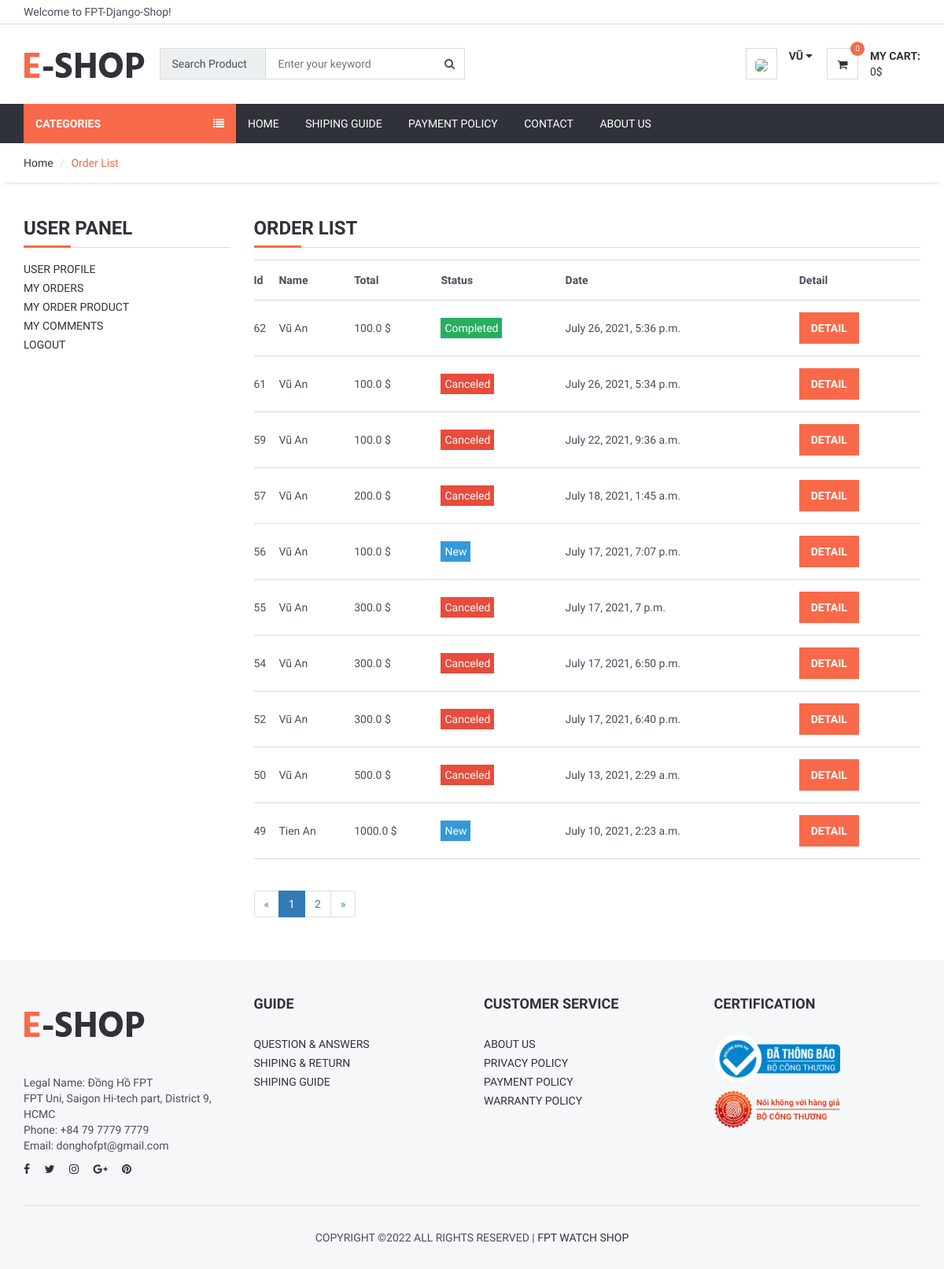
/user/orders/ (signed in), run on the app's committed database.
### order/models.py (models this page shows, shortened)
class Order(models.Model):
    STATUS = (
        ('New', 'New'),
        ('Accepted', 'Accepted'),
        ('Preparing', 'Preparing'),
        ('OnShipping', 'OnShipping'),
        ('Completed', 'Completed'),
        ('Canceled', 'Canceled'),
    )
    user = models.ForeignKey(User, on_delete=models.SET_NULL, null=True)
    code = models.CharField(max_length=5, editable=False)
    first_name = models.CharField(max_length=10)
    last_name = models.CharField(max_length=10)
    phone = models.CharField(blank=True, max_length=20)
    address = models.CharField(blank=True, max_length=150)
    city = models.CharField(blank=True, max_length=20)
    country = models.CharField(blank=True, max_length=20)
    total = models.FloatField()
    status=models.CharField(max_length=10,choices=STATUS,default='New')
    ip = models.CharField(blank=True, max_length=20)
    adminnote = models.CharField(blank=True, max_length=100)
    create_at=models.DateTimeField(auto_now_add=True)
    update_at=models.DateTimeField(auto_now=True)
    voucher = models.ForeignKey(Voucher, on_delete=models.SET_NULL, null=True, blank=True)
    total_after_used_voucher = models.FloatField(null=True, blank=True)

### user/views.py (the view)
# urls.py: path('orders/', views.user_orders, name='user_orders'),
def user_orders(request):
    category = Category.objects.all()
    current_user = request.user
    orders = Order.objects.filter(user_id = current_user.id).order_by("-create_at")
    number_of_order = 10
    paginator = Paginator(orders, number_of_order)
    page_number = request.GET.get('page')
    orders = paginator.get_page(page_number)
    context = {'category': category,
                'orders': orders}
    return render(request, 'user/user_orders.html', context)

### order/cart.py (called while the page is built)
    def __len__(self):
        return sum(item["quantity"] for item in self.cart.values())

    def get_total_price_after_user_voucher(self):
        if self.voucher:
            if self.cart:
                return self.voucher['voucher']['total_after_used_voucher']
            else:
                return 0
        else:
            return self.get_total_price()

    def get_subtotal_price(self):
        if self.cart:
            return round(sum(float(item['price']) * item['quantity']
                for item in self.cart.values()),2)
        else:
            return 0

    def get_total_price(self):
        subtotal = self.get_subtotal_price()
        total = subtotal
        return total

### order/context_processors.py (called while the page is built)
def cart(request):
    return {'cart': Cart(request)}

### user/templates/user/user_orders.html (shortened to what this page needs)
{% extends 'home/homebase.html' %}
{% block sidebar %} {% include 'home/sidebar.html' %} {% endblock %}
{% block body %}
	<div id="breadcrumb">
		<div class="container">
			<ul class="breadcrumb">
				<li><a href="/">Home</a></li>
				<li class="active">Order List</li>
			</ul>
		</div>
	</div>
	<div class="section">
		<div class="container">
			<div class="row">
					<div class="col-md-3">
						{% include "user/user_panel.html" %}
					</div>
					<div class="col-md-9">
						<div class="order-summary clearfix">
							<div class="section-title">
								<h3 class="title">Order List</h3>
							</div>
                        <table class="shopping-cart-table table">
                            <tr>
                                <th class="text-left">Id </th>
                                <th class="text-left">Name</th>
                                <th class="text-left">Total </th>
                                <th class="text-left">Status </th>
                                <th class="text-left">Date </th>
                                <th class="text-left">Detail </th>
                            </tr>
                            {% for rs in orders %}
                                <tr>
                                    <td class="text-left">{{ rs.id}} </td>
                                    <td class="text-left">{{ rs.first_name}} {{ rs.last_name}}</td>
                                    <td class="text-left">
									{% if rs.voucher %}
										{{ rs.total_after_used_voucher}} $
									{% else %}
										{{ rs.total}} $
									{% endif %}
									</td>
									 {% if rs.status == 'New' or rs.status == 'Preparing'%}
                                    <td class="text-left"><span style="background-color:#3498db; color:white; padding:5px">{{ rs.status}}</span> </td>
									{% elif rs.status == 'Accepted' or rs.status == 'Completed'  %}
									<td class="text-left"><span style="background-color:#27ae60; color:white;padding:5px">{{ rs.status}}</span> </td>
									{% elif rs.status == 'OnShipping'%}
									<td class="text-left"><span style="background-color:#f1c40f; color:white;padding:5px">{{ rs.status}}</span> </td>
									{% else %}
									<td class="text-left"><span style="background-color:#e74c3c; color:white;padding:5px">{{ rs.status}}</span> </td>
									{% endif %}
                                    <td class="text-left">{{ rs.create_at}} </td>
                                    <td class="text-left"><a class="primary-btn" href="/user/order_detail/{{ rs.id }}"> Detail </a></td>
                                </tr>
                            {% endfor %}
                        </table>
						{% if orders.has_other_pages %}
							<ul class="pagination">
								{% if orders.has_previous %}
									<li><a href="?page={{ orders.previous_page_number }}">&laquo;</a></li>
								{% else %}
									<li class="disabled"><span>&laquo;</span></li>
								{% endif %}
								{% for i in orders.paginator.page_range %}
									{% if orders.number == i %}
										<li class="active"><span>{{ i }} <span class="sr-only">(current)</span></span></li>
									{% else %}
										<li><a href="?page={{ i }}">{{ i }}</a></li>
									{% endif %}
								{% endfor %}
								{% if orders.has_next %}
									<li><a href="?page={{ orders.next_page_number }}">&raquo;</a></li>
								{% else %}
									<li class="disabled"><span>&raquo;</span></li>
								{% endif %}
							</ul>
							{% endif %}
						</div>
					</div>
			</div>
		</div>
	</div>
{% endblock %}

### home/templates/home/header.html (shortened to what this page needs)
	{% load static %}
	<header>
		<div id="top-header">
			<div class="container">
				<div class="pull-left">
					<span>Welcome to FPT-Django-Shop!</span>
				</div>
			</div>
		</div>
		<div id="header">
			<div class="container">
				<div class="pull-left">
					<div class="header-logo">
						<a class="logo" href="/">
							<img src="{% static './img/logo.png' %}" alt="">
						</a>
					</div>
					<div class="header-search">
						<form action="/search/" method="POST">
							<input id="query" name="query" class="input search-input" type="text" placeholder="Enter your keyword">
						 	<select name="catid" class="input search-categories"
							 style="background-color: #ecf0f1;-webkit-appearance: none;"
							 onmousedown="(function(e){ e.preventDefault(); })(event, this)">
								<option value="0" hidden>Search Product</option>
							</select>
							<button class="search-btn"><i class="fa fa-search"></i></button>
						</form>
					</div>
				</div>
				<div class="pull-right">
					<ul class="header-btns">
						<li class="header-account dropdown default-dropdown">
						{% if user.id is not None %}
							<div class="dropdown-toggle" role="button" data-toggle="dropdown" aria-expanded="true">
								<div class="header-btns-icon">
									<img src="{{ request.session.userimage }}" style="height: 40px; border-radius: 30%">
								</div>
								<strong class="text-uppercase">{{user.first_name}} <i class="fa fa-caret-down"></i></strong>
							</div>
						{% else %}
							<a href="/login" class="text-uppercase">Login</a> / <a href="/signup" class="text-uppercase">Sign Up</a>
						{% endif %}
						</li>
						<li class="header-cart dropdown default-dropdown">
							<a href="/shopcart/" >
								<div class="header-btns-icon">
									<i class="fa fa-shopping-cart"></i>
									<span class="qty" id="cart-count">
										{% with total_quantity=cart|length %}
                    							{{ total_quantity}}
										{% endwith %}
									</span>
								</div>
								<strong class="text-uppercase">My Cart:</strong>
								<br>
								<span id="cart-price">{{cart.get_total_price_after_user_voucher}}$</span>
							</a>
						</li>
					</ul>
				</div>
			</div>
		</div>
	</header>

### home/static/css/style.css (style rules this page uses)
body { font-family: 'Hind', sans-serif; color: #4A4E5A; overflow-x: hidden; }
h1, h2, h3, h4, h5, h6 { color: #30323A; margin: 0 0 10px; font-weight: 700; }
a { color: #30323A; -webkit-transition: 0.3s color; transition: 0.3s color; }
strong { color: #30323A; }
ul, ol { margin: 0; padding: 0; list-style: none }
.main-btn, .primary-btn { display: inline-block; padding: 10px 15px; text-transform: uppercase; font-weight: 700; border: none; -webkit-transition: 0.3s all; transition: 0.3s all; }
.primary-btn { color: #FFF; background-color: #F8694A; }
.input { width: 100%; height: 40px; padding: 0px 15px; border: none; background-color: transparent; -webkit-box-shadow: 0px 0px 0px 1px #DADADA inset, 0px 0px 0px 5px transparent; box-shadow: 0px 0px 0px 1px #DADADA inset, 0px 0px 0px 5px transparent; -webkit-transition: 0.3s all; transition: 0.3s all; }
.section { padding-top: 30px; padding-bottom: 30px; }
.section-title { position: relative; margin-bottom: 15px; margin-top: 15px; border-bottom: 1px solid #DADADA; }
.section-title .title { display: inline-block; text-transform: uppercase; }
.section-title:after { content: ""; position: absolute; left: 0; bottom: -1.5px; height: 3px; width: 60px; background-color: #F8694A; }
#breadcrumb { -webkit-box-shadow: 0px 6px 6px -6px rgba(0, 0, 0, 0.175); box-shadow: 0px 6px 6px -6px rgba(0, 0, 0, 0.175); }
.breadcrumb { background-color: transparent; border: none; border-radius: 0px; padding: 15px 0px; margin: 0; }
.breadcrumb>.active { color: #F8694A; }
.breadcrumb>li+li:before { color: #DADADA; }
#header { padding-top: 15px; padding-bottom: 15px; }
#top-header { padding-top: 5px; padding-bottom: 5px; border-bottom: 1px solid #DADADA; }
.header-logo { display: inline-block; margin-right: 15px; }
.header-logo .logo>img { width: 100%; max-height: 70px; }
.header-search { display: inline-block; padding: 15px 0px; max-width: 400px; }
.header-search>form { position: relative; }
.header-search>form .search-input { padding-left: 150px; padding-right: 45px; }
.header-search>form .search-categories { position: absolute; left: 0px; top: 0px; width: 135px; }
.header-search>form .search-btn { position: absolute; top: 0px; right: 0px; width: 40px; height: 40px; background-color: transparent; border: none; }
.header-btns>li { display: inline-block; vertical-align: top; padding: 15px 0px; }
.header-btns>li+li { margin-left: 15px; }
.header-btns>li .header-btns-icon { position: relative; float: left; margin-right: 15px; width: 40px; height: 40px; line-height: 40px; text-align: center; color: #30323A; background-color: #FFF; border: 1px solid #DADADA; }
.header-btns .dropdown-toggle { display: block; cursor: pointer; }
.header-cart .header-btns-icon .qty { position: absolute; right: -9px; top: -9px; width: 18px; height: 18px; line-height: 18px; text-align: center; font-size: 10px; background: #F8694A; color: #FFF; border-radius: 50%; }
.shopping-cart-table>tbody>tr>td, .shopping-cart-table>tbody>tr>th, .shopping-cart-table>tfoot>tr>td, .shopping-cart-table>tfoot>tr>th, .shopping-cart-table>thead>tr>td, .shopping-cart-table>thead>tr>th { padding: 15px 0px; vertical-align: middle; border-top: 1px solid #DADADA; }
.shopping-cart-table>tbody>tr:last-child>td { border-bottom: 1px solid #DADADA; }

### data on the page
Order: id "62", first_name "Vũ", last_name "An", total "100.0", status "Completed", create_at "July 26, 2021, 5:36 p.m."
Order: id "61", first_name "Vũ", last_name "An", total "100.0", status "Canceled", create_at "July 26, 2021, 5:34 p.m."
Order: id "59", first_name "Vũ", last_name "An", total "100.0", status "Canceled", create_at "July 22, 2021, 9:36 a.m."
Order: id "57", first_name "Vũ", last_name "An", total "200.0", status "Canceled", create_at "July 18, 2021, 1:45 a.m."
Order: id "56", first_name "Vũ", last_name "An", total "100.0", status "New", create_at "July 17, 2021, 7:07 p.m."
Order: id "55", first_name "Vũ", last_name "An", total "300.0", status "Canceled", create_at "July 17, 2021, 7 p.m."
Order: id "54", first_name "Vũ", last_name "An", total "300.0", status "Canceled", create_at "July 17, 2021, 6:50 p.m."
Order: id "52", first_name "Vũ", last_name "An", total "300.0", status "Canceled", create_at "July 17, 2021, 6:40 p.m."
Order: id "50", first_name "Vũ", last_name "An", total "500.0", status "Canceled", create_at "July 13, 2021, 2:29 a.m."
Order: id "49", first_name "Tien", last_name "An", total "1000.0", status "New", create_at "July 10, 2021, 2:23 a.m."

### other printed values
{{ user.first_name }} "VŨ"
{{ total_quantity }} "0"
{{ cart.get_total_price_after_user_voucher }} "0"
{{ i }} "1"
{{ i }} "2"
